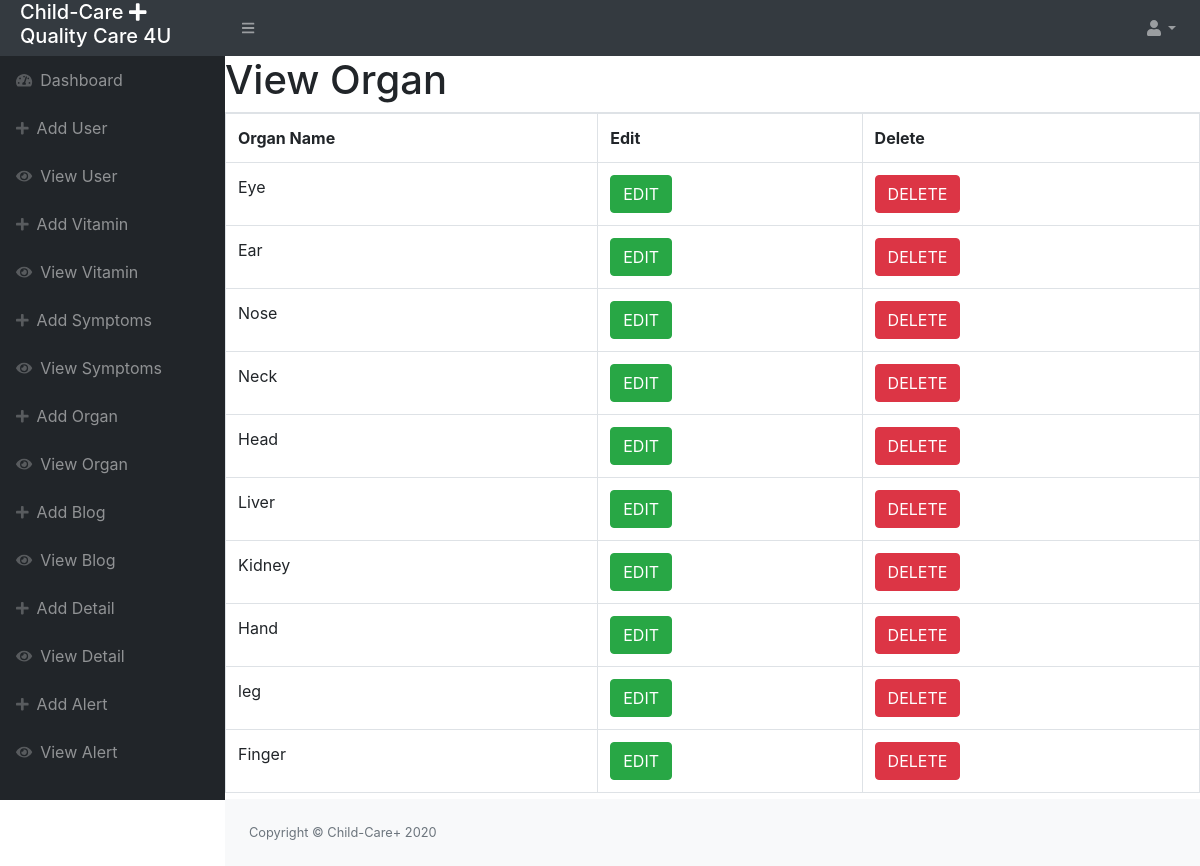
/child-care/index.php/admin/view_organ, run on the app's committed database.
### tables this page shows
CREATE TABLE `tbl_organ` (
  `O_ID` int(255) NOT NULL,
  `ORGAN_NAME` varchar(255) NOT NULL
);

### child-care/application/controllers/Admin.php (called while the page is built, shortened)
<?php
class Admin extends CI_Controller {
	public function view_organ()
	{
		$data['title']='View Organ';
		$data['organ']=$this->db->get('tbl_organ')->result_array();
		$this->load->view('admin/inc/header');
		$this->load->view('admin/view-organ',$data);
		$this->load->view('admin/inc/footer');
	}
}

### child-care/index.php (called while the page is built, shortened)
<?php
require_once BASEPATH.'core/CodeIgniter.php';

### child-care/application/views/admin/view-organ.php (the view)
<div id="layoutSidenav_content">
                <main>
<div id="container">
<h1>View Organ</h1>
 <table class="table table-bordered" id="dataTable" width="100%" cellspacing="0">
<tr>
	<th>Organ Name</th>
      <th>Edit</th>
      <th>Delete</th>
</tr>
<?php
foreach ($organ as $row) {
echo '<tr>';
echo '<td>'.$row['ORGAN_NAME'].'</td>';
echo '<td><a href="'.base_url().'admin/edit-organ/'.$row['O_ID'].'"><button class="btn btn-success">EDIT</button><a></td>';
echo '<td><a href="'.base_url().'admin/delete-organ/'.$row['O_ID'].'"><button class="btn btn-danger">DELETE</button><a></td>';
echo '</tr>';
}
?>
</table>
</div>
      </main>

### data on the page
tbl_organ: ORGAN_NAME "Eye"
tbl_organ: ORGAN_NAME "Ear"
tbl_organ: ORGAN_NAME "Nose"
tbl_organ: ORGAN_NAME "Neck"
tbl_organ: ORGAN_NAME "Head"
tbl_organ: ORGAN_NAME "Liver"
tbl_organ: ORGAN_NAME "Kidney"
tbl_organ: ORGAN_NAME "Hand"
tbl_organ: ORGAN_NAME "leg"
tbl_organ: ORGAN_NAME "Finger"
